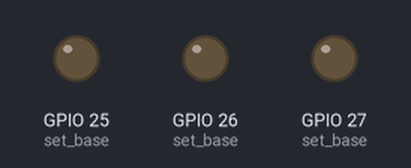
The program below on a simulated ESP32 board running MicroPython. On the bench: output pins drawn as LEDs (lit = HIGH). What the program prints to the serial console is not drawn. At 26.7 s the program stops and its outputs stay as they are.

Above: at 0.1 s.
Timing chart, 0 to 27.3 s (numbered marks = the images above):
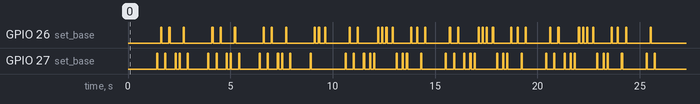

The program:

pio-morse_v3.py
```python
# pio_morse_v3.py
# Trial to creat morse code with using Pico PIO peripherals
# 2025-03-20 by @PaulskPt

import time
from rp2 import PIO, StateMachine, asm_pio
from machine import Pin

@asm_pio(set_init=PIO.OUT_LOW)
def led_off():
    set(pins, 0)

@asm_pio(set_init=PIO.OUT_LOW)
def dot_sound_on():
    set(pins, 1)    [31]
    nop()           [31]
    nop()           [31]
    nop()           [31]
    nop()           [31]
    set(pins, 0)    [31]
    nop()           [31]
    nop()           [31]
    nop()           [31]
    nop()           [31]


@asm_pio(set_init=PIO.OUT_LOW)
def dash_sound_on():
    set(pins, 1)    [31]
    nop()           [31]
    nop()           [31]
    nop()           [31]
    nop()           [31]
    set(pins, 0)    [31]
    nop()           [31]
    nop()           [31]
    nop()           [31]
    nop()           [31]

@asm_pio(set_init=PIO.OUT_HIGH)
def space():
    set(pins, 0)   [31]  # 2 x 32
    nop()          [31]
    #set(pins, 0)   [31]


fq = 3000

sm0      = StateMachine(0, led_off,  freq=fq, set_base=Pin(25))

dot   = StateMachine(1, dot_sound_on,  freq=fq, set_base=Pin(26))
dash  = StateMachine(2, dash_sound_on,  freq=fq, set_base=Pin(27))

dly1 = 0.1 # This causes a single beep in the connected M5Stack Echo device
dly3 = 0.3
dly7 = 0.7

morse_txt_dict = {
  '7': [2,2,1,1,1],
  'a': [1,2],
  'c': [2,1,2,1],
  'd': [2,1,1],
  'e': [1],
  'g': [2,2,1],
  'k': [2,1,2],
  'q': [2,2,1,2],
  'r': [1,2,1],
  't': [2]
}

def unit_space_delay():
    # 1 count
    time.sleep(dly1) # 100 mSeconds

def char_space_delay():
    # 3 counts
    time.sleep(dly3) # 300 mSeconds

def word_space_delay():
    # 7 counts
    time.sleep(dly7) # 700 mSeconds

def main():
    word_end = False
    print("Starting...")
    print(f"fq = {fq} Hz")
    txt = "  cq cq cq de ct7agr ct7agr ct7agr k " # text to send
    print(f"text to send = \"{txt}\"")
    le = len(txt)
    lst = [] # empty list
    for i in range(le):
        c = txt[i]
        if len(c) == 0:
            break
        if i+1 < le and ord(txt[i+1]) == 32:
            word_end = True
        n = ord(c)
        if n == 32:
            # word_space_delay()
            time.sleep(dly7)
        else:
            if n >= 65 and n <= 90:  # Convert upper case to lower case
                n2 = n + 32    # example: ord('A') = 65. ord('a') = 97
            else:
                n2 = n
            c2 = chr(n2) # convert back to ASCII
            if c2 in morse_txt_dict.keys():
                lst = morse_txt_dict[c2]
                le2 = len(lst)
                if le2 > 0:
                    for j in range(le2):
                        if lst[j] == 2:
                            # Send a dash
                            dash.active(1)
                            time.sleep(dly1)
                            dash.active(0)
                        elif lst[j] == 1:
                            # Send a dot
                            dot.active(1)
                            time.sleep(dly1)
                            dot.active(0)
                        time.sleep(dly1) # unit space delay()
                    if (j < le2-1):
                        if not word_end:
                            time.sleep(dly3) # word space delay
                        else:
                            word_end = False
                time.sleep(dly1) # unit space delay ?
    print("all characters sent")


# if __name__ == "__main__()":
main()
```
